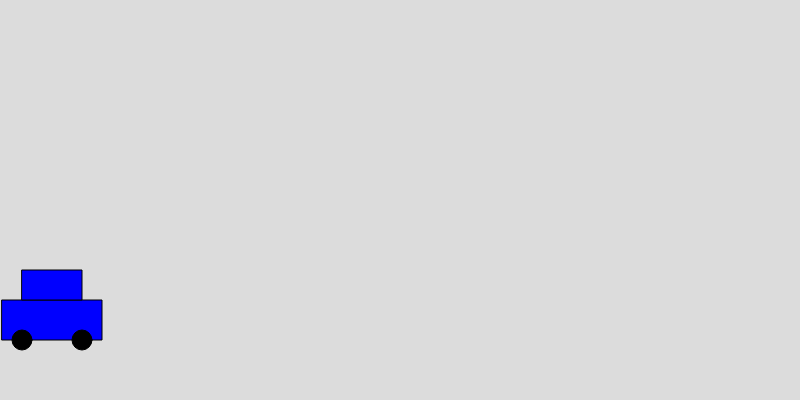
Frame 1 (no input)
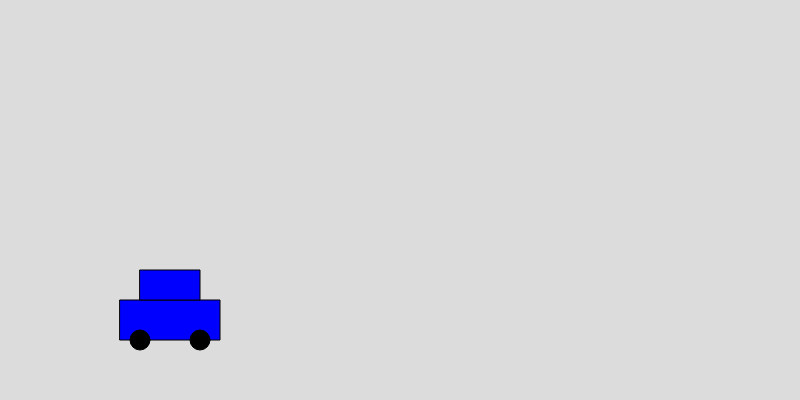
Frame 60 (no input)
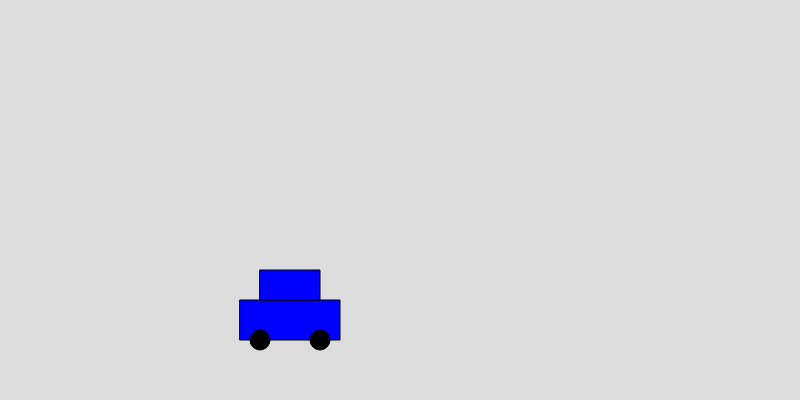
Frame 120 (the mouse pressed at the canvas centre since frame 60)

The p5.js sketch that drew these frames (run headless with seeded random() and noise() and a simulated clock; from frame 60 on, the mouse is pressed at the canvas centre):

// p5.js sketch
// ── sketch.js
let x = 0;

function setup() {
  createCanvas(800, 400);
}

function draw() {
  background(220);

  // Move the car
  x += 2;
  if (x > width + 100) {
    x = -100; // Reset position when off-screen
  }

  // Draw the car body
  fill(0, 0, 255); // blue
  rect(x, 300, 100, 40); // main body
  rect(x + 20, 270, 60, 30); // top cabin

  // Draw the wheels
  fill(0);
  ellipse(x + 20, 340, 20, 20);
  ellipse(x + 80, 340, 20, 20);
}
